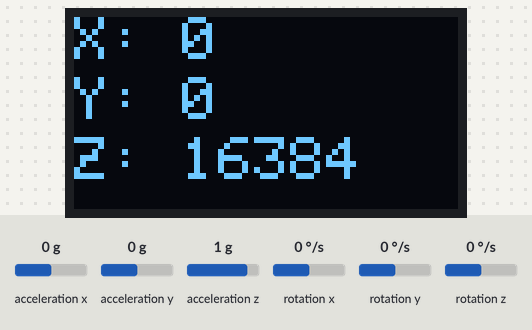
The sketch below on a simulated STM32 Blue Pill. On the bench: 128×64 one-colour display. Wiring (inferred from the names in the program): MPU-6050 motion sensor at I2C address 0x68. The test bench sets the inputs (shaded band); at power-on: acceleration x 0 g, acceleration y 0 g, acceleration z 1 g, rotation x 0 °/s, rotation y 0 °/s, rotation z 0 °/s.

Above: at 4.3 s.
4.4 s: acceleration x set to -1.4 g
At 5.6 s:
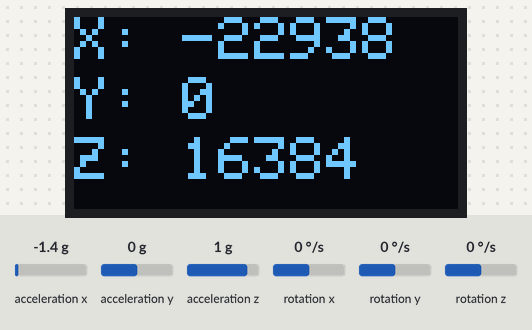
5.9 s: acceleration y set to -1.4 g
At 6.9 s:
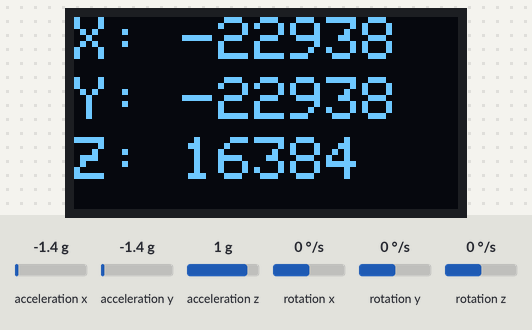
7.4 s: acceleration z set to -1.4 g
At 8.1 s:
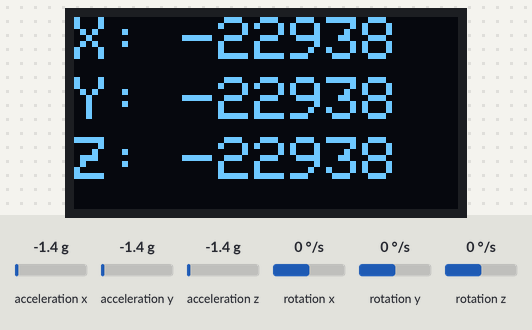
8.9 s: acceleration x set to -0.8 g
At 10.2 s:
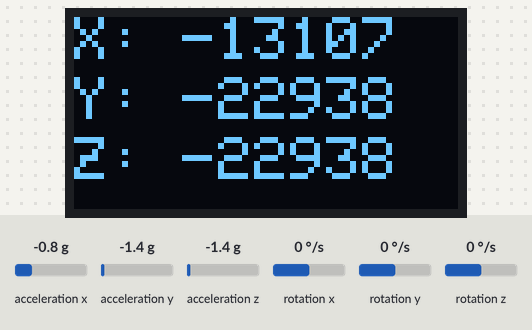
Timing chart, 0 to 11.4 s (numbered marks = the images above; inputs shaded):
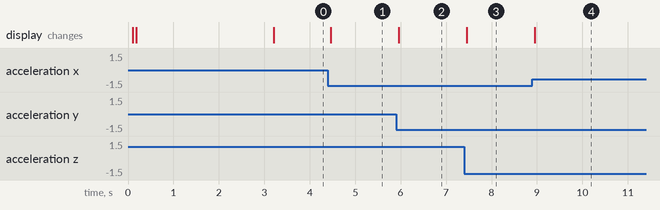

The sketch:

accelerometer_stm32.ino
```cpp
// By Arduino User JohnChi
// August 17, 2014
// Public Domain
#include<Wire.h>
const int MPU_addr=0x68;  // I2C address of the MPU-6050
int16_t AcX,AcY,AcZ,Tmp,GyX,GyY,GyZ;


#include <Adafruit_GFX.h>
#include <Adafruit_SSD1306_STM32.h>
#define OLED_RESET     -1
Adafruit_SSD1306 display(OLED_RESET);//sda b7   sck b6
void setup(){
  delay(100);
  Wire.begin();
  Wire.beginTransmission(MPU_addr);
  Wire.write(0x6B);  // PWR_MGMT_1 register
  Wire.write(0);     // set to zero (wakes up the MPU-6050)
  Wire.endTransmission(true);
  Serial1.begin(9600);
  display.begin(SSD1306_SWITCHCAPVCC, 0x3C);
  display.clearDisplay();
  display.display();
 delay(2);
 display.clearDisplay();
 display.setTextColor(WHITE);
 display.setTextSize(2);
 display.setCursor(0,5);
 display.print("MPU Angles");
 display.display();
 delay(3000);
}
void loop(){
  long start=micros();
  Wire.beginTransmission(MPU_addr);
  Wire.write(0x3B);  // starting with register 0x3B (ACCEL_XOUT_H)
  Wire.endTransmission(false);
  Wire.requestFrom(MPU_addr,14,true);  // request a total of 14 registers
  AcX=Wire.read()<<8|Wire.read();  // 0x3B (ACCEL_XOUT_H) & 0x3C (ACCEL_XOUT_L)
  AcY=Wire.read()<<8|Wire.read();  // 0x3D (ACCEL_YOUT_H) & 0x3E (ACCEL_YOUT_L)
  AcZ=Wire.read()<<8|Wire.read();  // 0x3F (ACCEL_ZOUT_H) & 0x40 (ACCEL_ZOUT_L)
  Tmp=Wire.read()<<8|Wire.read();  // 0x41 (TEMP_OUT_H) & 0x42 (TEMP_OUT_L)
  GyX=Wire.read()<<8|Wire.read();  // 0x43 (GYRO_XOUT_H) & 0x44 (GYRO_XOUT_L)
  GyY=Wire.read()<<8|Wire.read();  // 0x45 (GYRO_YOUT_H) & 0x46 (GYRO_YOUT_L)
  GyZ=Wire.read()<<8|Wire.read();  // 0x47 (GYRO_ZOUT_H) & 0x48 (GYRO_ZOUT_L)
//Serial1.println(micros()-start);
  //Serial1.print(" | Tmp = "); Serial1.print(Tmp/340.00+36.53);  //equation for temperature in degrees C from datasheet
  Serial1.print(" | X = "); Serial1.print(AcX);
  Serial1.print(" | Y = "); Serial1.print(AcY);
  Serial1.print(" | Z = "); Serial1.println(AcZ);
  display.clearDisplay();
display.setTextSize(2);
display.setCursor(0,0);
display.print("X: ");
display.println(AcX);

display.setTextSize(2);
display.setCursor(0,20);
display.print("Y: ");
display.println(AcY);

display.setTextSize(2);
display.setCursor(0,40);
display.print("Z: ");
display.println(AcZ);
display.display();

}
```

Measured:
- after the input at 4.4 s, the display: changes after 0.06 s (image 1)
- after the input at 5.9 s, the display: changes after 0.06 s (image 2)
- after the input at 7.4 s, the display: changes after 0.06 s (image 3)
- after the input at 8.9 s, the display: changes after 0.05 s (image 4)
